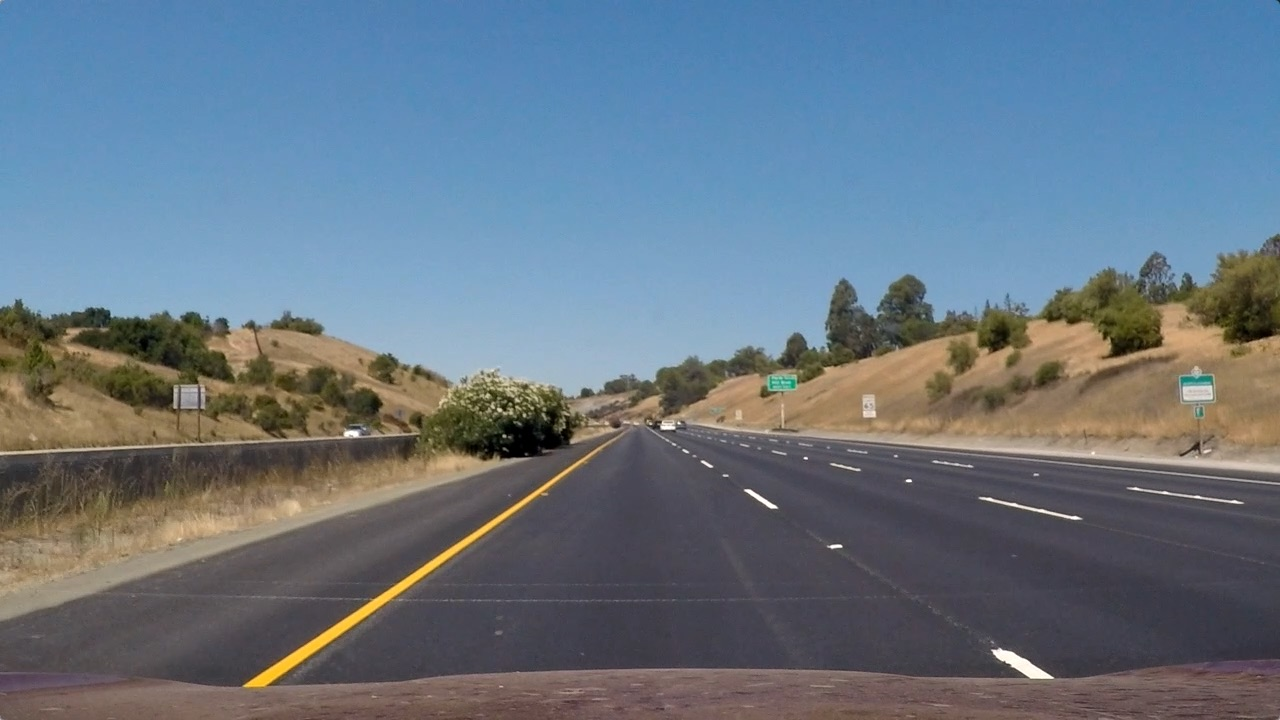
#> input picture project-2-advanced-lane-finding/Test_Inputs/straight_lines1.jpg, 1280 x 720 px
$ python advanced-lane-finding-2.py   (older library calls are emulated)
#> lines starting #> are read from the running program, lines starting #| are printed output that depends on the picture
import time

import numpy as np
import cv2
import glob
import matplotlib.pyplot as plt
import matplotlib.image as mpimg


# The goal of this pipeline is to read in a video, frame by frame,
# and output a video displaying the lane boundaries, lane curvature,
# and vehicle position
#
# @author Blake Denniston (bd21)

# parameters
calibration_images = "camera_cal/calibration*.jpg"
nx = 9  # 9 horizontal points on the calibration chessboard
ny = 6  # 6 vertical points


video_location = "Test_Inputs/project_video.mp4"
test_image_location = "Test_Inputs/straight_lines1.jpg"


# main pipeline controller
def main():
    # calibrate camera
    # chessboard_images = glob.glob(calibration_images)
    # mtx, dist = calibrate_camera(chessboard_images)


    # load video
    # input_video = cv2.imread(video_location)
    # separate into frames

    img = mpimg.imread(test_image_location)
#> img is the input picture: shape (720, 1280, 3); mean R, G, B 103.2, 117.7, 131.2
    new_img = process_frame(img)
    cv2.imshow('img', new_img)
    cv2.waitKey(6000)

    # [5 lines of commented-out code are left out]


def process_frame(img):

    # apply distortion correction to image
    # img = undistort_frame(img)

    # create thresholded binary image
    img = transform_to_threshold_binary_image(img)

    # transform to birds eye view
    img, M = undistort_frame(img)

    # detect lane pixels
    img = draw_polynomial_lines(img)

    return img

# helper functions


def calibrate_camera(chessboard_images):

    # prepare object points, like (0,0,0), (1,0,0), (2,0,0) ....,(6,5,0)
    # objp defines number of horizontal white(9) and vertical black(6) intersections(corners) that occur
    objp = np.zeros((ny * nx, 3), np.float32)
    objp[:, :2] = np.mgrid[0:nx, 0:ny].T.reshape(-1, 2)

    # Arrays to store object points and image points from all the images.
    objpoints = []  # 3d points in real world space
    imgpoints = []  # 2d points in image plane.

    for fname in chessboard_images:
        img = cv2.imread(fname)
        gray = cv2.cvtColor(img, cv2.COLOR_BGR2GRAY)

        # Find the chessboard corners
        ret, corners = cv2.findChessboardCorners(gray, (nx, ny), None)

        # If found, add object points, image points
        if ret:
            objpoints.append(objp)
            imgpoints.append(corners)

            # Uncomment to draw and display the corners frame by frame
            # img = cv2.drawChessboardCorners(img, (nx, ny), corners, ret)
            # cv2.imshow('img', img)
            # cv2.waitKey(2000)

        # get the camera matrix, distortion coefficients, rotation and translation vectors
        ret, mtx, dist, rvecs, tvecs = cv2.calibrateCamera(objpoints, imgpoints, gray.shape[::-1], None, None)

        return mtx, dist


# undistort frame manually
def undistort_frame(img):
    img_size = (img.shape[1], img.shape[0])

    # Vehicle View
    src = np.float32([[580, 460], [205, 720], [1110, 720], [703, 460]])

    # Desired View
    dst = np.float32([[320, 0], [320, 720], [960, 720], [960, 0]])
    M = cv2.getPerspectiveTransform(src, dst)  # The transformation matrix

    warped_img = cv2.warpPerspective(img, M, img_size)  # Image warping

    # Return the resulting image and matrix
    return warped_img, M


def transform_to_threshold_binary_image(img):

    s_thresh = (170, 255)
    sx_thresh = (20, 100)

    # Convert to HLS color space and separate the V channel
    hls = cv2.cvtColor(img, cv2.COLOR_RGB2HLS)
#> hls: shape (720, 1280, 3); mean of channels 0, 1, 2 85.5, 117, 67
    l_channel = hls[:, :, 1]
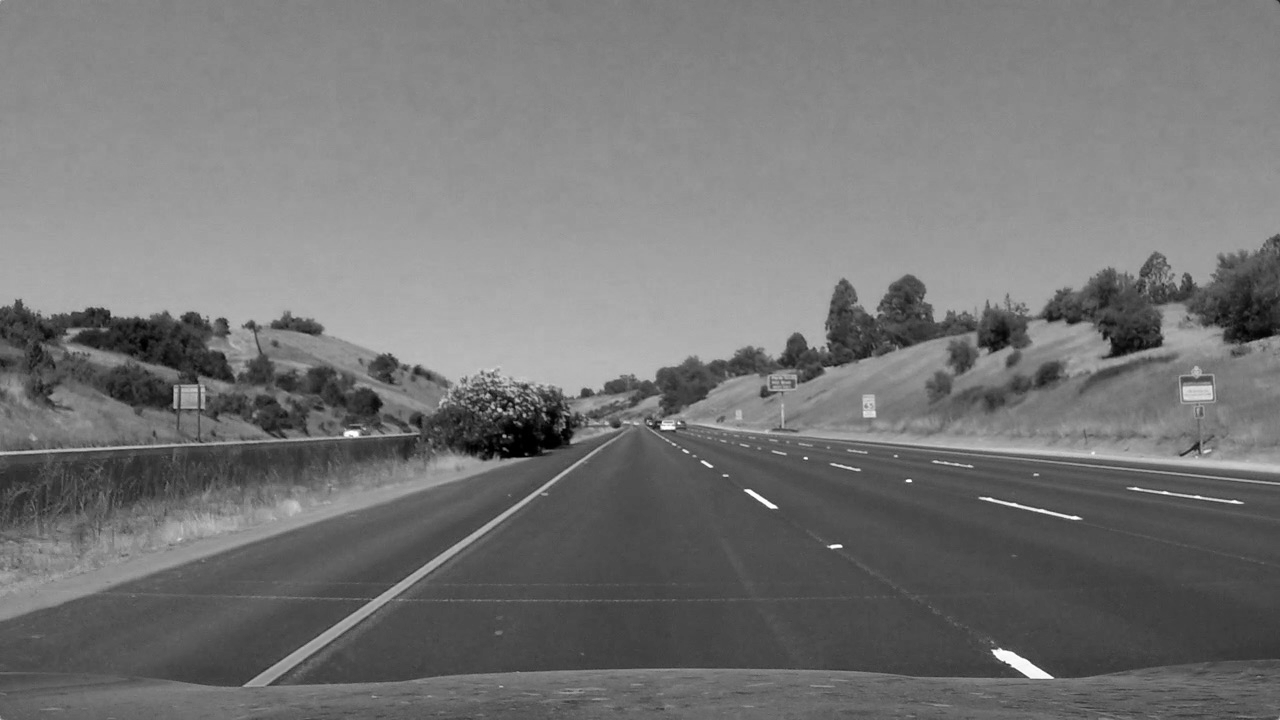
#> l_channel: shape (720, 1280); min 0, max 254, mean 117
    s_channel = hls[:, :, 2]
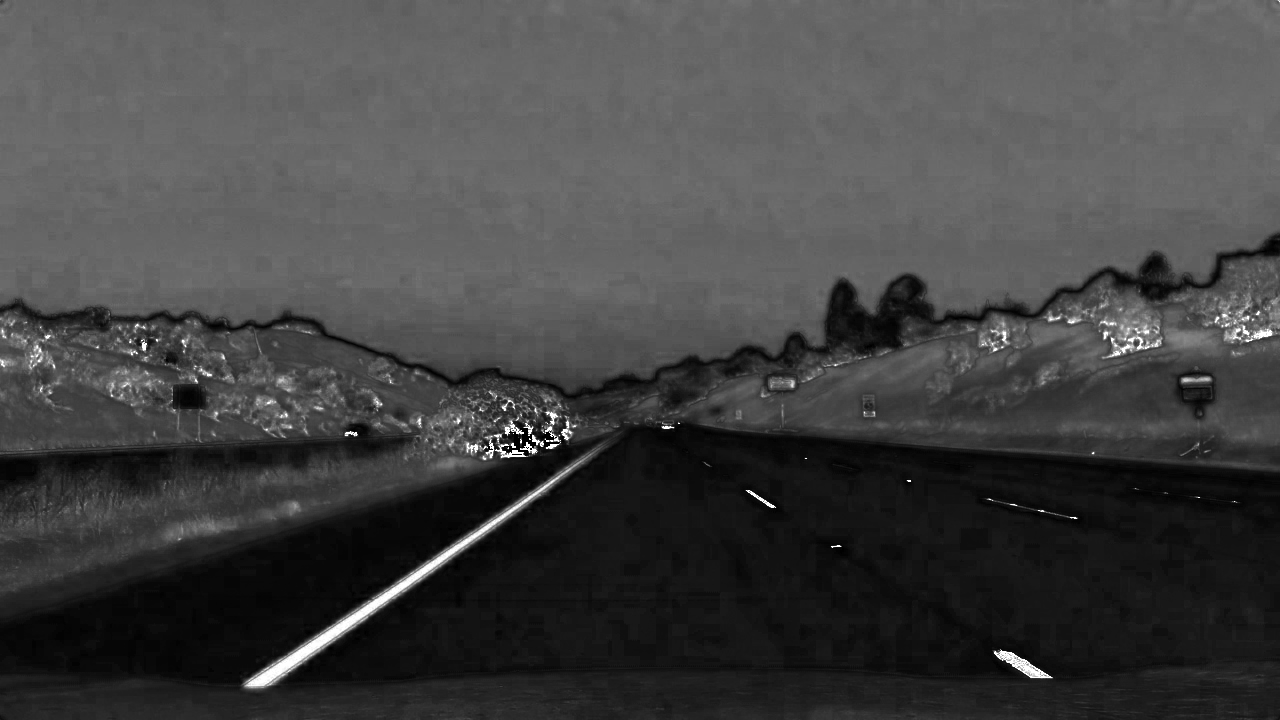
#> s_channel: shape (720, 1280); min 0, max 255, mean 67

    # Sobel x
    sobelx = cv2.Sobel(l_channel, cv2.CV_64F, 1, 0)  # Take the derivative in x
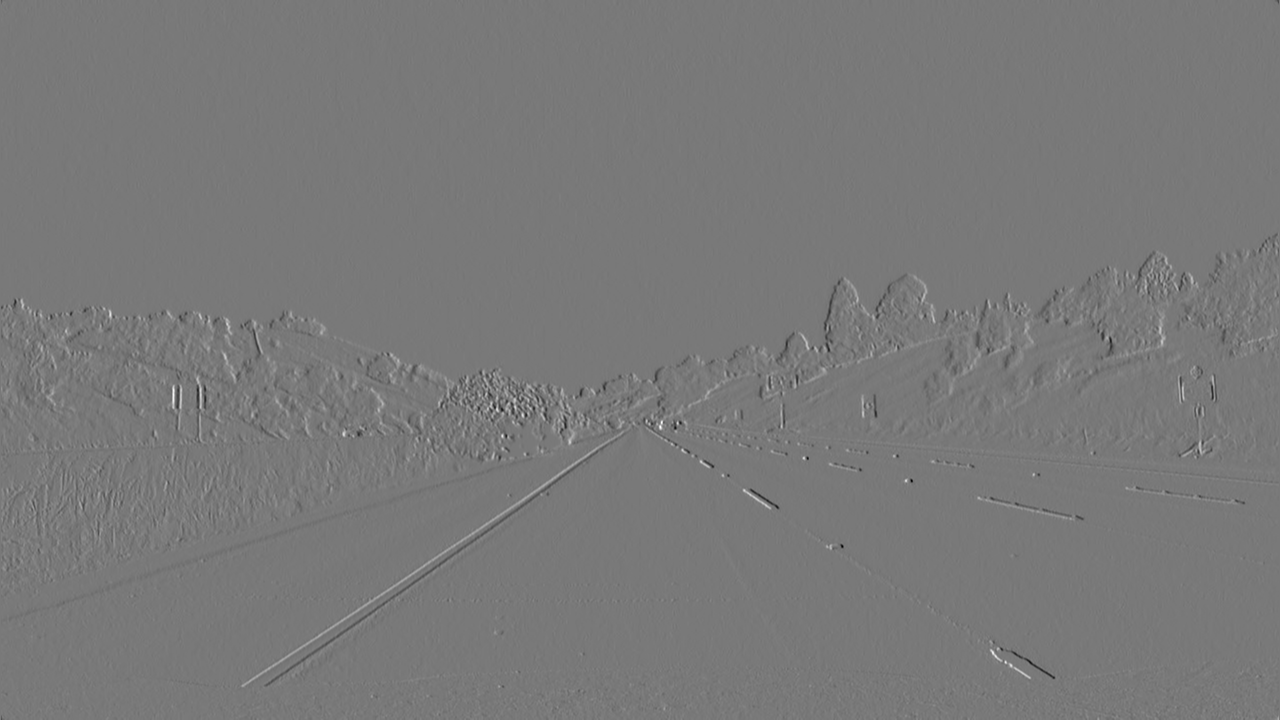
#> sobelx: shape (720, 1280) float64; min -605, max 667, mean -0.1; drawn with min black and max white
    abs_sobelx = np.absolute(sobelx)  # Absolute x derivative to accentuate lines away from horizontal
    scaled_sobel = np.uint8(255 * abs_sobelx / np.max(abs_sobelx))
#> in process_frame, `img, M = undistort_frame(img)`: M = [[-0.508, -1.5, 951.3], [-4.1e-16, -1.99, 914.6], [-3.22e-19, -0.00239, 1]]

    # Threshold x gradient
    sxbinary = np.zeros_like(scaled_sobel)
    sxbinary[(scaled_sobel >= sx_thresh[0]) & (scaled_sobel <= sx_thresh[1])] = 1

    # Threshold color channel
    s_binary = np.zeros_like(s_channel)
    s_binary[(s_channel >= s_thresh[0]) & (s_channel <= s_thresh[1])] = 1
    # Stack each channel
    color_binary = np.dstack((np.zeros_like(sxbinary), sxbinary, s_binary)) * 255

    # convert back to greyscale
    color_binary = cv2.cvtColor(color_binary, cv2.COLOR_BGR2GRAY)

    return color_binary


def draw_polynomial_lines(img):
    # Find our lane pixels first
    leftx, lefty, rightx, righty, out_img = detect_and_fit_lane_lines(img)

    # Fit a second order polynomial to each using `np.polyfit`
    left_fit = np.polyfit(lefty, leftx, 2)
    right_fit = np.polyfit(righty, rightx, 2)

    # Generate x and y values for plotting
    ploty = np.linspace(0, img.shape[0]-1, img.shape[0] )
    try:
        left_fitx = left_fit[0]*ploty**2 + left_fit[1]*ploty + left_fit[2]
        right_fitx = right_fit[0]*ploty**2 + right_fit[1]*ploty + right_fit[2]
    except TypeError:
        # Avoids an error if `left` and `right_fit` are still none or incorrect
        print('The function failed to fit a line!')
        left_fitx = 1*ploty**2 + 1*ploty
        right_fitx = 1*ploty**2 + 1*ploty

    ## Visualization ##
    # Colors in the left and right lane regions
    out_img[lefty, leftx] = [255, 0, 0]
    out_img[righty, rightx] = [0, 0, 255]

    plt.plot(left_fitx, ploty, color='yellow')
    plt.plot(right_fitx, ploty, color='yellow')

    return out_img


def detect_and_fit_lane_lines(img):

    # Take a histogram of the bottom half of the image
    histogram = np.sum(img[img.shape[0] // 2:, :], axis=0)
#> histogram = 1280 values, max 58068 at index 332, min 0 at index 24, mean 1571

    # Create an output image to draw on and visualize the result
    out_img = np.dstack((img, img, img)) * 255

    # Find the peak of the left and right halves of the histogram
    # These will be the starting point for the left and right lines
    midpoint = np.int(histogram.shape[0] // 2)
#> midpoint = 640
    leftx_base = np.argmax(histogram[:midpoint])
#> leftx_base = 332
    rightx_base = np.argmax(histogram[midpoint:]) + midpoint
#> rightx_base = 947

    # HYPERPARAMETERS
    # Choose the number of sliding windows
    nwindows = 9
    # Set the width of the windows +/- margin
    margin = 100
    # Set minimum number of pixels found to recenter window
    minpix = 50

    # Set height of windows - based on nwindows above and image shape
    window_height = np.int(img.shape[0] // nwindows)
#> window_height = 80
    # Identify the x and y positions of all nonzero pixels in the image
    nonzero = img.nonzero()
#> nonzero = 52060 positions, rows 0 to 719, columns 0 to 1222
    nonzeroy = np.array(nonzero[0])
    nonzerox = np.array(nonzero[1])
    # Current positions to be updated later for each window in nwindows
    leftx_current = leftx_base
#> leftx_current = 332
    rightx_current = rightx_base
#> rightx_current = 947

    # Create empty lists to receive left and right lane pixel indices
    left_lane_inds = []
    right_lane_inds = []

    # Step through the windows one by one
    for window in range(nwindows):
        # Identify window boundaries in x and y (and right and left)
        win_y_low = img.shape[0] - (window + 1) * window_height
        win_y_high = img.shape[0] - window * window_height
        win_xleft_low = leftx_current - margin
        win_xleft_high = leftx_current + margin
        win_xright_low = rightx_current - margin
        win_xright_high = rightx_current + margin

        # Draw the windows on the visualization image
        cv2.rectangle(out_img, (win_xleft_low, win_y_low),
                      (win_xleft_high, win_y_high), (0, 255, 0), 2)
        cv2.rectangle(out_img, (win_xright_low, win_y_low),
                      (win_xright_high, win_y_high), (0, 255, 0), 2)

        # Identify the nonzero pixels in x and y within the window #
        good_left_inds = ((nonzeroy >= win_y_low) & (nonzeroy < win_y_high) &
                          (nonzerox >= win_xleft_low) & (nonzerox < win_xleft_high)).nonzero()[0]
        good_right_inds = ((nonzeroy >= win_y_low) & (nonzeroy < win_y_high) &
                           (nonzerox >= win_xright_low) & (nonzerox < win_xright_high)).nonzero()[0]

        # Append these indices to the lists
        left_lane_inds.append(good_left_inds)
        right_lane_inds.append(good_right_inds)

        # If you found > minpix pixels, recenter next window on their mean position
        if len(good_left_inds) > minpix:
            leftx_current = np.int(np.mean(nonzerox[good_left_inds]))
        if len(good_right_inds) > minpix:
            rightx_current = np.int(np.mean(nonzerox[good_right_inds]))
#> this loop made 9 passes
#> (win_xleft_low, win_xleft_high, win_xright_low, win_xright_high, leftx_current, rightx_current) on passes 1 to 9: (232, 432, 847, 1047, 325, 957), (225, 425, 857, 1057, 324, 952), (224, 424, 852, 1052, 326, 950), (226, 426, 850, 1050, 327, 951), (227, 427, 851, 1051, 326, 953), (226, 426, 853, 1053, 327, 943), (227, 427, 843, 1043, 327, 956), (227, 427, 856, 1056, 327, 944), (227, 427, 844, 1044, 334, 952)
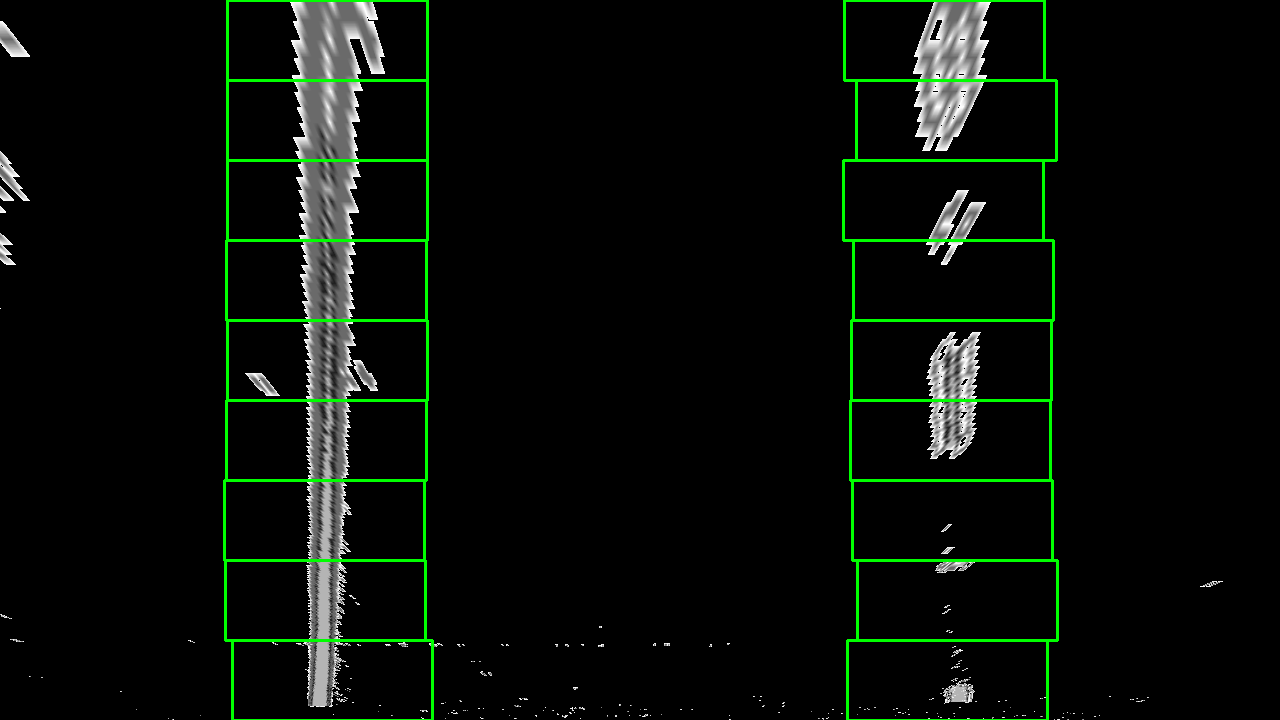
#> out_img: shape (720, 1280, 3); mean of channels 0, 1, 2 8.2, 13.6, 8.2; drawn as B, G, R
#> after the loop, left_lane_inds = 9 items; right_lane_inds = 9 items

    # Concatenate the arrays of indices (previously was a list of lists of pixels)
    try:
        left_lane_inds = np.concatenate(left_lane_inds)
        right_lane_inds = np.concatenate(right_lane_inds)
#> right_lane_inds = 16009 values, max 52051 at index 677, min 67 at index 11139, mean 22448.4
    except ValueError:
        # Avoids an error if the above is not implemented fully
        pass

    # Extract left and right line pixel positions
    leftx = nonzerox[left_lane_inds]
    lefty = nonzeroy[left_lane_inds]
    rightx = nonzerox[right_lane_inds]
#> rightx = 16009 values, max 1045 at index 473, min 847 at index 634, mean 951.3
    righty = nonzeroy[right_lane_inds]
#> righty = 16009 values, max 719 at index 667, min 0 at index 11139, mean 226.7

    return leftx, lefty, rightx, righty, out_img


def calculate_curvature():
    pass


def warp_boundaries_onto_frame():
    pass


def get_vehicle_position():
    pass


# so we can use functions before their declaration
if __name__ == '__main__':
    main()
#> in draw_polynomial_lines, `left_fit = np.polyfit(lefty, leftx, 2)`: left_fit = [3.08e-05, -0.0319, 333.7]
#> in draw_polynomial_lines, `right_fit = np.polyfit(righty, rightx, 2)`: right_fit = [3.79e-05, -0.0164, 951.7]
#> in draw_polynomial_lines, `left_fitx = left_fit[0]*ploty**2 + left_fit[1]*ploty + left_fit[2]`: left_fitx = 720 values, max 333.7 at index 0, min 325.4 at index 518, mean 327.5
#> in draw_polynomial_lines, `right_fitx = right_fit[0]*ploty**2 + right_fit[1]*ploty + right_fit[2]`: right_fitx = 720 values, max 959.5 at index 719, min 949.9 at index 216, mean 952.3
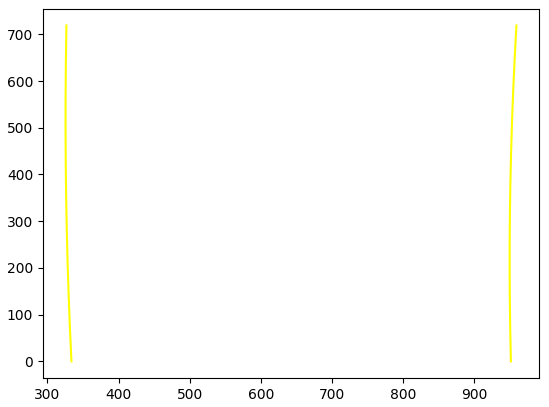
#> figure drawn by matplotlib, 1 panel
